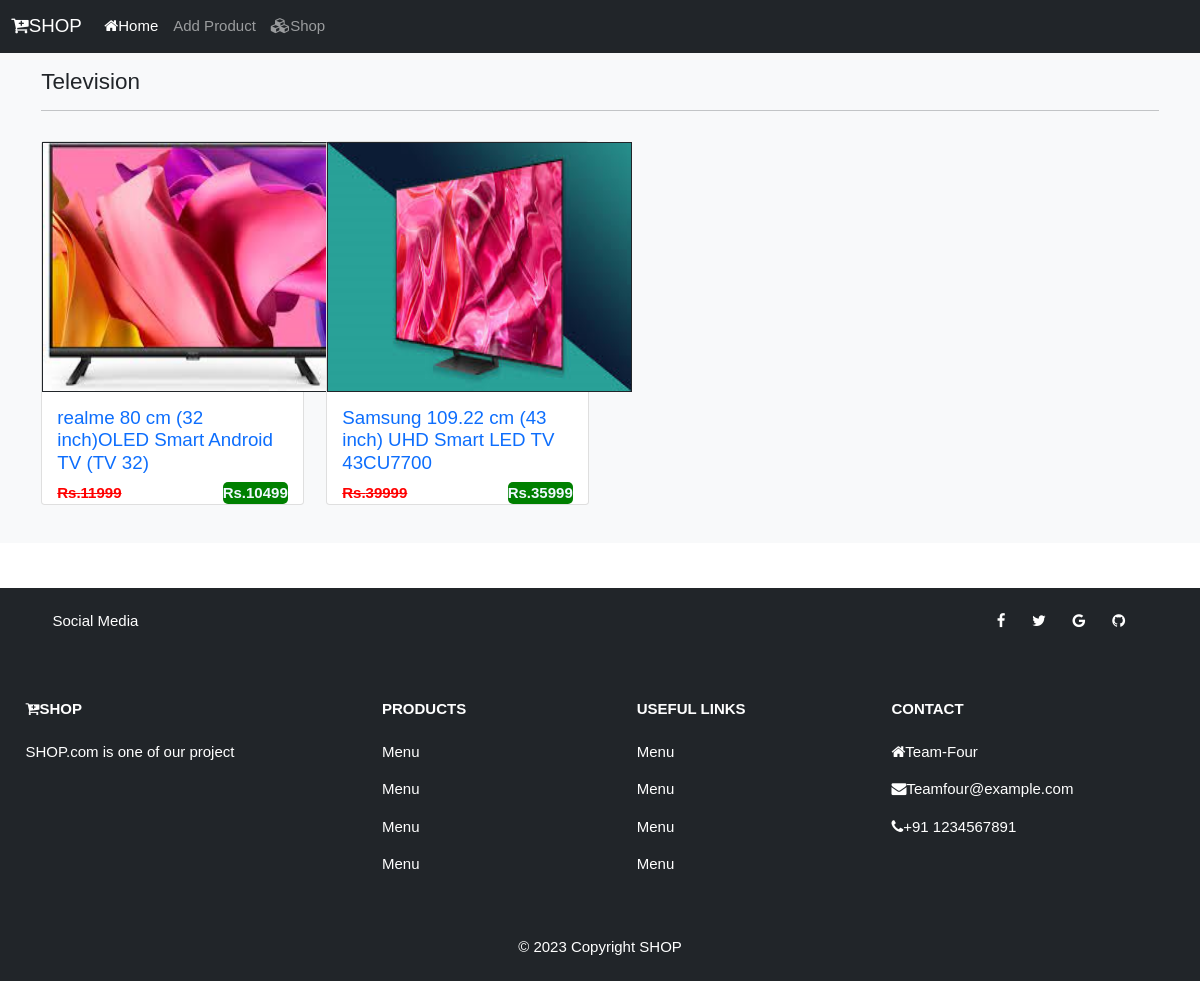
/shop/Television, run on the app's committed database.
### catalog/models.py (models this page shows, shortened)
class Category(models.Model):
    name=models.CharField(max_length=150,null=False,blank=False)
    image=models.ImageField(upload_to=getFileName,null=True,blank=True)
    description=models.TextField(max_length=500,null=False,blank=False)
    status=models.BooleanField(default=False,help_text="0-show,1-Hidden")
    created_at=models.DateTimeField(auto_now_add=True)

class Products(models.Model):
    category=models.ForeignKey(Category,on_delete=models.CASCADE)
    name=models.CharField(max_length=150,null=False,blank=False)
    vendor_name=models.CharField(max_length=150,null=False,blank=False)
    product_image=models.ImageField(upload_to=getFileName,null=True,blank=True)
    quantity=models.IntegerField(null=False,blank=False)
    original_price=models.FloatField(null=False,blank=False)
    discount_price=models.FloatField(null=False,blank=False)
    description=models.TextField(max_length=500,null=False,blank=False)
    status=models.BooleanField(default=False,help_text="0-show,1-Hidden")
    like=models.BooleanField(default=False,help_text='0-show,1-like')
    created_at=models.DateTimeField(auto_now_add=True)

### catalog/views.py (the view)
# urls.py: path('shop/<str:name>',views.shopview,name="shopview"),
def shopview(request,name):
    if(Category.objects.filter(name=name,status=0)).exists():
        items=Products.objects.filter(category__name=name)
        return render(request,"catalog/items/index.html",{"items":items,"category_name":name})
    else:
        messages.warning(request, "No such category found")
        return redirect("shopview")

### catalog/templates/catalog/items/index.html (shortened to what this page needs)
{% extends 'catalog/layouts/main.html' %}
{% block content %}
    <section class="bg-light py-4 my-5">
        <div class="container">
            <div class="row">
                <div class="col-12">
                    <h4 class="mb-3">{{ category_name }}</h4>
                    <hr style="border-color:#b8bfc2;">
                </div>
                {% for item in items %}
                <div class="col-md-3 col-lg-3">
                    <div class="card my-3">
                        <img src="{{item.product_image.url}}" class="card-image-top" alt="Categories">
                        <a href="{% url 'product_details' category_name item.name %}">
                        <div class="card-body">
                            <h5 class="card-title text-primary">{{item.name}}</h5>
                            <p class="card-text">
                                <span class="float-start old_price"><s>Rs.{{item.original_price | stringformat:'d'}}</s></span>
                                <span class="float-end new_price">Rs.{{item.discount_price | stringformat:'d'}}</span>
                            </p>
                        </div>
                        </a>
                    </div>
                </div>
                {% endfor %}
            </div>
        </div>
    </section>
{% endblock content %}

### static/css/style.css (style rules this page uses)
html { font-size: 15px; }
body { font-family: Arial, Helvetica, sans-serif; }
a { text-decoration: none; }
.old_price { font-weight: bold; color: red; }
.new_price { font-weight: bold; background-color: green; color: aliceblue; border-radius: 5px; }
img { width: 305px; height: 250px; border: 1pt solid; }

### data on the page
Category: name "Television"
Products: product_image (picture), name "realme 80 cm (32 inch)OLED Smart Android TV (TV 32)", original_price "11999", discount_price "10499"
Products: product_image (picture), name "Samsung 109.22 cm (43 inch) UHD Smart LED TV 43CU7700", original_price "39999", discount_price "35999"
